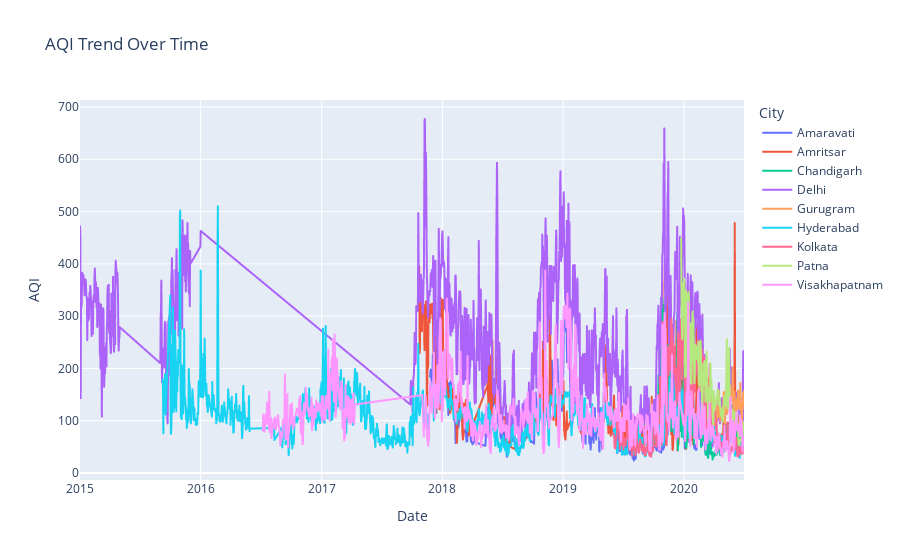
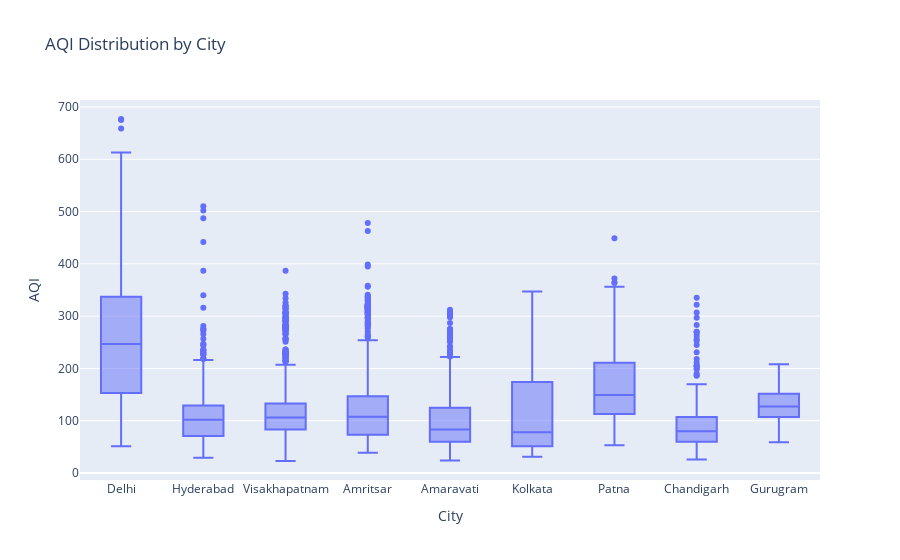
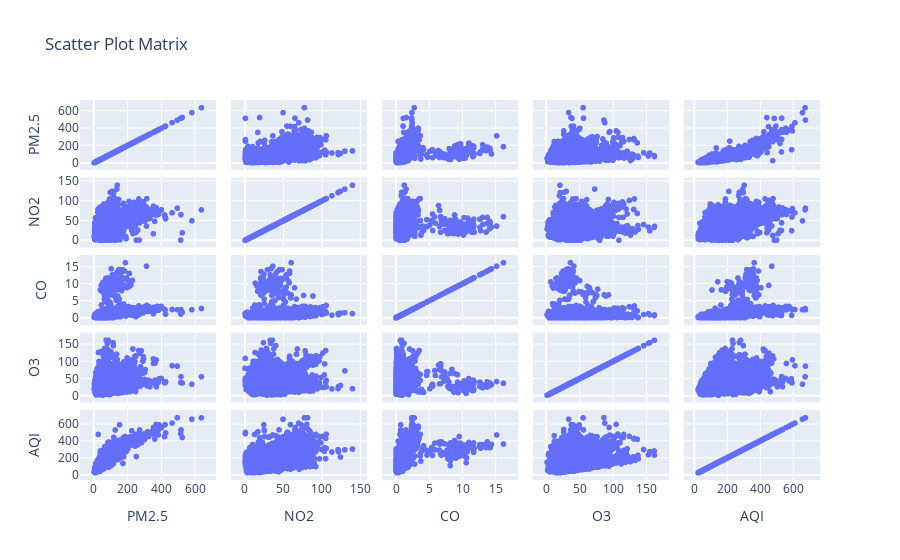

The notebook cell saved with these charts, in order:
### Code cell
# Exploratory Data Analysis 
import plotly.express as px

# Converting 'Date' column to datetime format
data['Date'] = pd.to_datetime(data['Date'])

# AQI Trend Over Time
fig1 = px.line(data, x = 'Date', y = 'AQI', color = 'City', title = 'AQI Trend Over Time')
fig1.show()

# AQI Distribution by City
fig2 = px.box(data, x = 'City', y = 'AQI', title = 'AQI Distribution by City')
fig2.update_layout(xaxis={'categoryorder':'total descending'})
fig2.show()

# Scatter Plot Matrix for selected features
selected_features = ['PM2.5', 'NO2', 'CO', 'O3', 'AQI']
fig3 = px.scatter_matrix(data[selected_features], title = 'Scatter Plot Matrix')
fig3.show()

### Figure 1 — Plotly figure (JSON) as saved in the notebook; plotly's stock layout.template omitted (floating-point values rounded to 4 significant figures; data arrays with more than 128 entries replaced by an {"elided": "..."} marker saying what was removed)
{"data": [{"hovertemplate": "City=Amaravati<br>Date=%{x}<br>AQI=%{y}<extra></extra>", "legendgroup": "Amaravati", "line": {"color": "#636efa", "dash": "solid"}, "marker": {"symbol": "circle"}, "mode": "lines", "name": "Amaravati", "showlegend": true, "type": "scattergl", "x": {"elided": "646 str values"}, "xaxis": "x", "y": {"elided": "646 float values"}, "yaxis": "y"}, {"hovertemplate": "City=Amritsar<br>Date=%{x}<br>AQI=%{y}<extra></extra>", "legendgroup": "Amritsar", "line": {"color": "#EF553B", "dash": "solid"}, "marker": {"symbol": "circle"}, "mode": "lines", "name": "Amritsar", "showlegend": true, "type": "scattergl", "x": {"elided": "636 str values"}, "xaxis": "x", "y": {"elided": "636 float values"}, "yaxis": "y"}, {"hovertemplate": "City=Chandigarh<br>Date=%{x}<br>AQI=%{y}<extra></extra>", "legendgroup": "Chandigarh", "line": {"color": "#00cc96", "dash": "solid"}, "marker": {"symbol": "circle"}, "mode": "lines", "name": "Chandigarh", "showlegend": true, "type": "scattergl", "x": {"elided": "277 str values"}, "xaxis": "x", "y": {"elided": "277 float values"}, "yaxis": "y"}, {"hovertemplate": "City=Delhi<br>Date=%{x}<br>AQI=%{y}<extra></extra>", "legendgroup": "Delhi", "line": {"color": "#ab63fa", "dash": "solid"}, "marker": {"symbol": "circle"}, "mode": "lines", "name": "Delhi", "showlegend": true, "type": "scattergl", "x": {"elided": "1224 str values"}, "xaxis": "x", "y": {"elided": "1224 float values"}, "yaxis": "y"}, {"hovertemplate": "City=Gurugram<br>Date=%{x}<br>AQI=%{y}<extra></extra>", "legendgroup": "Gurugram", "line": {"color": "#FFA15A", "dash": "solid"}, "marker": {"symbol": "circle"}, "mode": "lines", "name": "Gurugram", "showlegend": true, "type": "scattergl", "x": ["2020-03-05T00:00:00.000000000", "2020-03-06T00:00:00.000000000", "2020-03-07T00:00:00.000000000", "2020-03-08T00:00:00.000000000", "2020-03-09T00:00:00.000000000", "2020-03-10T00:00:00.000000000", "2020-03-11T00:00:00.000000000", "2020-03-12T00:00:00.000000000", "2020-03-13T00:00:00.000000000", "2020-03-14T00:00:00.000000000", "2020-03-15T00:00:00.000000000", "2020-03-16T00:00:00.000000000", "2020-03-17T00:00:00.000000000", "2020-03-18T00:00:00.000000000", "2020-03-19T00:00:00.000000000", "2020-03-20T00:00:00.000000000", "2020-03-21T00:00:00.000000000", "2020-03-22T00:00:00.000000000", "2020-03-23T00:00:00.000000000", "2020-03-24T00:00:00.000000000", "2020-03-25T00:00:00.000000000", "2020-03-26T00:00:00.000000000", "2020-03-27T00:00:00.000000000", "2020-03-28T00:00:00.000000000", "2020-03-29T00:00:00.000000000", "2020-03-30T00:00:00.000000000", "2020-03-31T00:00:00.000000000", "2020-04-01T00:00:00.000000000", "2020-04-02T00:00:00.000000000", "2020-04-03T00:00:00.000000000", "2020-04-04T00:00:00.000000000", "2020-04-05T00:00:00.000000000", "2020-04-06T00:00:00.000000000", "2020-04-07T00:00:00.000000000", "2020-04-08T00:00:00.000000000", "2020-04-09T00:00:00.000000000", "2020-04-10T00:00:00.000000000", "2020-04-11T00:00:00.000000000", "2020-04-12T00:00:00.000000000", "2020-04-13T00:00:00.000000000", "2020-04-14T00:00:00.000000000", "2020-04-15T00:00:00.000000000", "2020-04-16T00:00:00.000000000", "2020-04-17T00:00:00.000000000", "2020-04-18T00:00:00.000000000", "2020-04-19T00:00:00.000000000", "2020-04-20T00:00:00.000000000", "2020-04-21T00:00:00.000000000", "2020-04-22T00:00:00.000000000", "2020-04-23T00:00:00.000000000", "2020-04-24T00:00:00.000000000", "2020-04-25T00:00:00.000000000", "2020-04-26T00:00:00.000000000", "2020-04-27T00:00:00.000000000", "2020-04-28T00:00:00.000000000", "2020-04-29T00:00:00.000000000", "2020-04-30T00:00:00.000000000", "2020-05-01T00:00:00.000000000", "2020-05-02T00:00:00.000000000", "2020-05-03T00:00:00.000000000", "2020-05-04T00:00:00.000000000", "2020-05-05T00:00:00.000000000", "2020-05-06T00:00:00.000000000", "2020-05-07T00:00:00.000000000", "2020-05-08T00:00:00.000000000", "2020-05-09T00:00:00.000000000", "2020-05-10T00:00:00.000000000", "2020-05-11T00:00:00.000000000", "2020-05-12T00:00:00.000000000", "2020-05-13T00:00:00.000000000", "2020-05-14T00:00:00.000000000", "2020-05-15T00:00:00.000000000", "2020-05-16T00:00:00.000000000", "2020-05-17T00:00:00.000000000", "2020-05-18T00:00:00.000000000", "2020-05-19T00:00:00.000000000", "2020-05-20T00:00:00.000000000", "2020-05-21T00:00:00.000000000", "2020-05-22T00:00:00.000000000", "2020-05-23T00:00:00.000000000", "2020-05-24T00:00:00.000000000", "2020-05-25T00:00:00.000000000", "2020-05-26T00:00:00.000000000", "2020-05-27T00:00:00.000000000", "2020-05-28T00:00:00.000000000", "2020-05-29T00:00:00.000000000", "2020-05-30T00:00:00.000000000", "2020-05-31T00:00:00.000000000", "2020-06-01T00:00:00.000000000", "2020-06-02T00:00:00.000000000", "2020-06-03T00:00:00.000000000", "2020-06-04T00:00:00.000000000", "2020-06-05T00:00:00.000000000", "2020-06-06T00:00:00.000000000", "2020-06-07T00:00:00.000000000", "2020-06-08T00:00:00.000000000", "2020-06-09T00:00:00.000000000", "2020-06-10T00:00:00.000000000", "2020-06-11T00:00:00.000000000", "2020-06-12T00:00:00.000000000", "2020-06-13T00:00:00.000000000", "2020-06-14T00:00:00.000000000", "2020-06-15T00:00:00.000000000", "2020-06-16T00:00:00.000000000", "2020-06-17T00:00:00.000000000", "2020-06-18T00:00:00.000000000", "2020-06-19T00:00:00.000000000", "2020-06-20T00:00:00.000000000", "2020-06-21T00:00:00.000000000", "2020-06-22T00:00:00.000000000", "2020-06-23T00:00:00.000000000", "2020-06-24T00:00:00.000000000", "2020-06-25T00:00:00.000000000", "2020-06-26T00:00:00.000000000", "2020-06-27T00:00:00.000000000", "2020-06-28T00:00:00.000000000", "2020-06-29T00:00:00.000000000", "2020-06-30T00:00:00.000000000", "2020-07-01T00:00:00.000000000"], "xaxis": "x", "y": [104.0, 95.0, 79.0, 115.0, 117.0, 160.0, 114.0, 115.0, 134.0, 118.0, 119.0, 155.0, 181.0, 178.0, 175.0, 176.0, 154.0, 168.0, 124.0, 122.0, 86.0, 65.0, 59.0, 62.0, 68.0, 80.0, 80.0, 81.0, 81.0, 95.0, 93.0, 99.0, 106.0, 94.0, 96.0, 101.0, 105.0, 127.0, 107.0, 114.0, 122.0, 138.0, 157.0, 120.0, 107.0, 109.0, 99.0, 105.0, 120.0, 113.0, 124.0, 121.0, 113.0, 103.0, 118.0, 126.0, 141.0, 155.0, 152.0, 126.0, 94.0, 130.0, 143.0, 138.0, 144.0, 166.0, 154.0, 113.0, 133.0, 133.0, 147.0, 155.0, 208.0, 184.0, 160.0, 160.0, 167.0, 141.0, 152.0, 146.0, 150.0, 139.0, 140.0, 162.0, 202.0, 166.0, 86.0, 105.0, 133.0, 156.0, 135.0, 130.0, 121.0, 110.0, 122.0, 133.0, 141.0, 135.0, 122.0, 147.0, 158.0, 157.0, 155.0, 128.0, 128.0, 122.0, 148.0, 172.0, 132.0, 134.0, 108.0, 86.0, 102.0, 122.0, 121.0, 153.0, 140.0, 131.0, 157.0], "yaxis": "y"}, {"hovertemplate": "City=Hyderabad<br>Date=%{x}<br>AQI=%{y}<extra></extra>", "legendgroup": "Hyderabad", "line": {"color": "#19d3f3", "dash": "solid"}, "marker": {"symbol": "circle"}, "mode": "lines", "name": "Hyderabad", "showlegend": true, "type": "scattergl", "x": {"elided": "1618 str values"}, "xaxis": "x", "y": {"elided": "1618 float values"}, "yaxis": "y"}, {"hovertemplate": "City=Kolkata<br>Date=%{x}<br>AQI=%{y}<extra></extra>", "legendgroup": "Kolkata", "line": {"color": "#FF6692", "dash": "solid"}, "marker": {"symbol": "circle"}, "mode": "lines", "name": "Kolkata", "showlegend": true, "type": "scattergl", "x": {"elided": "394 str values"}, "xaxis": "x", "y": {"elided": "394 float values"}, "yaxis": "y"}, {"hovertemplate": "City=Patna<br>Date=%{x}<br>AQI=%{y}<extra></extra>", "legendgroup": "Patna", "line": {"color": "#B6E880", "dash": "solid"}, "marker": {"symbol": "circle"}, "mode": "lines", "name": "Patna", "showlegend": true, "type": "scattergl", "x": {"elided": "191 str values"}, "xaxis": "x", "y": {"elided": "191 float values"}, "yaxis": "y"}, {"hovertemplate": "City=Visakhapatnam<br>Date=%{x}<br>AQI=%{y}<extra></extra>", "legendgroup": "Visakhapatnam", "line": {"color": "#FF97FF", "dash": "solid"}, "marker": {"symbol": "circle"}, "mode": "lines", "name": "Visakhapatnam", "showlegend": true, "type": "scattergl", "x": {"elided": "1131 str values"}, "xaxis": "x", "y": {"elided": "1131 float values"}, "yaxis": "y"}], "layout": {"legend": {"title": {"text": "City"}, "tracegroupgap": 0}, "title": {"text": "AQI Trend Over Time"}, "xaxis": {"anchor": "y", "domain": [0, 1], "title": {"text": "Date"}}, "yaxis": {"anchor": "x", "domain": [0, 1], "title": {"text": "AQI"}}}}

### Figure 2 — Plotly figure (JSON) as saved in the notebook; plotly's stock layout.template omitted (floating-point values rounded to 4 significant figures; data arrays with more than 128 entries replaced by an {"elided": "..."} marker saying what was removed)
{"data": [{"alignmentgroup": "True", "hovertemplate": "City=%{x}<br>AQI=%{y}<extra></extra>", "legendgroup": "", "marker": {"color": "#636efa"}, "name": "", "notched": false, "offsetgroup": "", "orientation": "v", "showlegend": false, "type": "box", "x": {"elided": "6236 str values"}, "x0": " ", "xaxis": "x", "y": {"elided": "6236 float values"}, "y0": " ", "yaxis": "y"}], "layout": {"boxmode": "group", "legend": {"tracegroupgap": 0}, "title": {"text": "AQI Distribution by City"}, "xaxis": {"anchor": "y", "categoryorder": "total descending", "domain": [0, 1], "title": {"text": "City"}}, "yaxis": {"anchor": "x", "domain": [0, 1], "title": {"text": "AQI"}}}}

### Figure 3 — Plotly figure (JSON) as saved in the notebook; plotly's stock layout.template omitted (floating-point values rounded to 4 significant figures; data arrays with more than 128 entries replaced by an {"elided": "..."} marker saying what was removed)
{"data": [{"dimensions": [{"axis": {"matches": true}, "label": "PM2.5", "values": {"elided": "6236 float values"}}, {"axis": {"matches": true}, "label": "NO2", "values": {"elided": "6236 float values"}}, {"axis": {"matches": true}, "label": "CO", "values": {"elided": "6236 float values"}}, {"axis": {"matches": true}, "label": "O3", "values": {"elided": "6236 float values"}}, {"axis": {"matches": true}, "label": "AQI", "values": {"elided": "6236 float values"}}], "hovertemplate": "%{xaxis.title.text}=%{x}<br>%{yaxis.title.text}=%{y}<extra></extra>", "legendgroup": "", "marker": {"color": "#636efa", "symbol": "circle"}, "name": "", "showlegend": false, "type": "splom"}], "layout": {"dragmode": "select", "legend": {"tracegroupgap": 0}, "title": {"text": "Scatter Plot Matrix"}}}
